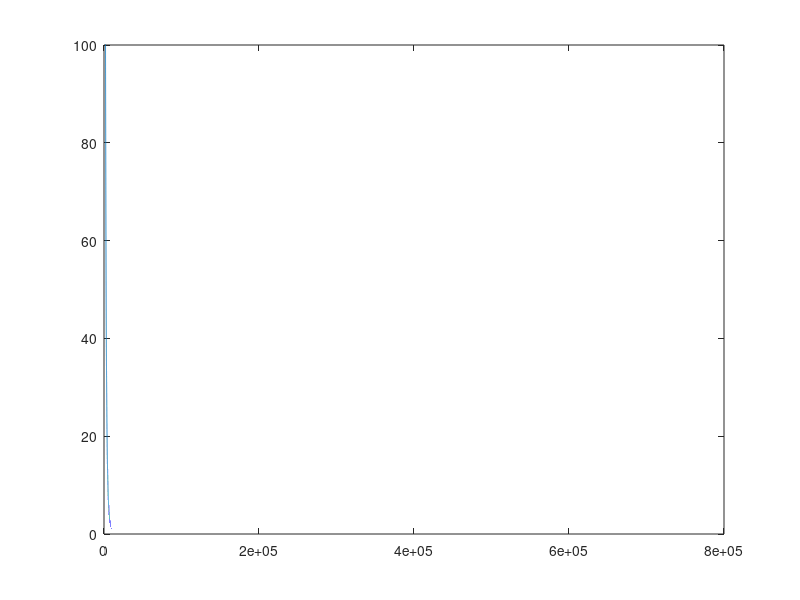
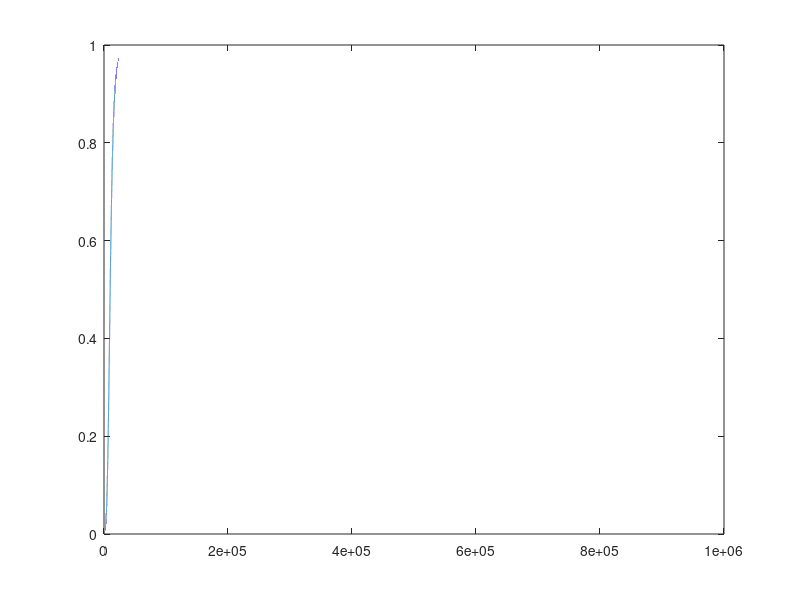

The MATLAB script that drew these images, in order:
clear

step = 1:1000000;

lambda_min = 0;
lambda_base = 1000;
gamma = 0.0003;
lambda_power = 5;

lambda = max(lambda_min, lambda_base * (1 + gamma * step).^(-lambda_power));
fa = 1.0 ./ (1.0 + lambda);
figure
plot(step, lambda);
xlim([0 800000])
ylim([0 100])
figure();
plot(step, fa);